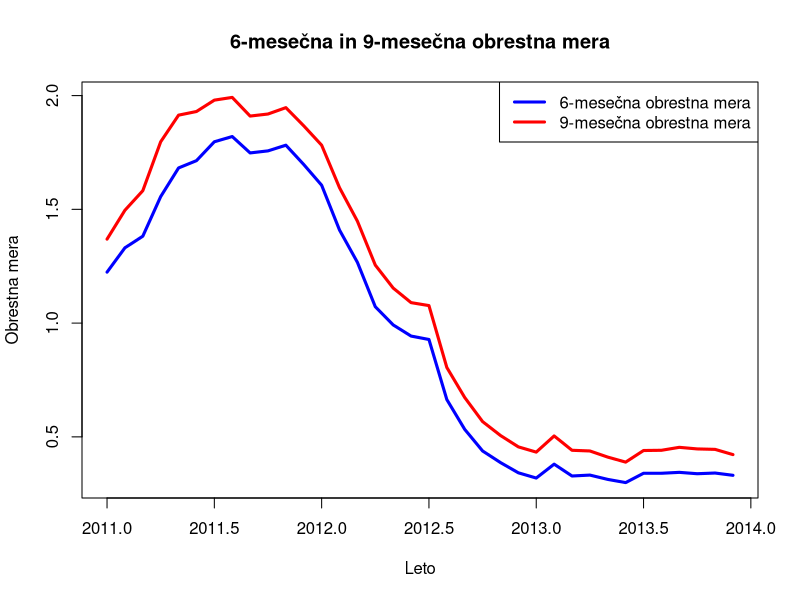

This figure's R source:
library(dplyr)
library(readr)
library(reshape2)


#uvozimo tabele
prva_tabela <- read.csv("Vaja1/Podatki/hist_EURIBOR_2011.csv") %>% select(X,X03.01.2011, X01.02.2011, X01.03.2011, X01.04.2011, X01.04.2011, X02.05.2011, X01.06.2011, X01.07.2011, X01.08.2011, X01.09.2011, X03.10.2011, X01.11.2011, X01.12.2011)
                                                        
druga_tabela <- read.csv("Vaja1/Podatki/hist_EURIBOR_2012.csv") %>% select(X,X02.01.2012, X01.02.2012, X01.03.2012, X02.04.2012, X02.05.2012, X01.06.2012, X02.07.2012, X01.08.2012, X03.09.2012, X01.10.2012, X01.11.2012, X03.12.2012)

tretja_tabela <- read.csv("Vaja1/Podatki/hist_EURIBOR_2013.csv") %>% select(X, X02.01.2013, X01.02.2013, X01.03.2013, X02.04.2013, X02.05.2013, X03.06.2013, X01.07.2013, X01.08.2013, X02.09.2013, X01.10.2013, X01.11.2013, X02.12.2013)

prva_tabela_t <- t(prva_tabela)
druga_tabela_t <- t(druga_tabela)
tretja_tabela_t <- t(tretja_tabela)

imena1 <- as.character( prva_tabela_t[1,])
imena2 <- as.character( druga_tabela_t[1,])
imena3 <- as.character( tretja_tabela_t[1,])

prva_tabela_urejeno <- prva_tabela_t[-1,]
druga_tabela_urejeno <- druga_tabela_t[-1,]
tretja_tabela_urejeno <- tretja_tabela_t[-1,]

colnames(prva_tabela_urejeno) <-imena1 
colnames(druga_tabela_urejeno) <- imena2
colnames(tretja_tabela_urejeno) <- imena3

tabela_skupna <- rbind(prva_tabela_urejeno, druga_tabela_urejeno, tretja_tabela_urejeno)
tabela_skupna <- tabela_skupna[,c(1,2,4,5,6,9,12,15)]

casovna_vrsta1 <- ts(tabela_skupna[,6], start=c(2011,1), frequency=12)
casovna_vrsta2 <- ts(tabela_skupna[,7], start=c(2011,1), frequency=12)

vektor_imen <- c("6-mesečna obrestna mera", "9-mesečna obrestna mera")

ts.plot(casovna_vrsta1, casovna_vrsta2,main = "6-mesečna in 9-mesečna obrestna mera", xlab = "Leto", ylab = "Obrestna mera", col = c("blue","red"), lwd = 3) 
legend('topright', vektor_imen, lty = 1, col = c("blue", "red"), lwd = 3)
